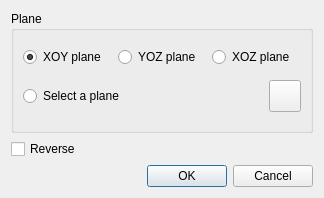
<?xml version="1.0" encoding="UTF-8"?>
<ui version="4.0">
 <class>SketchPlaneDialog</class>
 <widget class="QDialog" name="SketchPlaneDialog">
  <property name="geometry">
   <rect>
    <x>0</x>
    <y>0</y>
    <width>324</width>
    <height>198</height>
   </rect>
  </property>
  <property name="windowTitle">
   <string>Sketch Plane</string>
  </property>
  <layout class="QGridLayout" name="gridLayout_2">
   <item row="0" column="0">
    <widget class="QGroupBox" name="groupBox_2">
     <property name="title">
      <string>Plane</string>
     </property>
     <layout class="QGridLayout" name="gridLayout">
      <item row="0" column="0">
       <layout class="QHBoxLayout" name="horizontalLayout_4">
        <item>
         <widget class="QRadioButton" name="radioButtonXOY">
          <property name="text">
           <string>XOY plane</string>
          </property>
          <property name="checked">
           <bool>true</bool>
          </property>
         </widget>
        </item>
        <item>
         <widget class="QRadioButton" name="radioButtonYOZ">
          <property name="text">
           <string>YOZ plane</string>
          </property>
         </widget>
        </item>
        <item>
         <widget class="QRadioButton" name="radioButtonXOZ">
          <property name="text">
           <string>XOZ plane</string>
          </property>
          <property name="checked">
           <bool>false</bool>
          </property>
         </widget>
        </item>
       </layout>
      </item>
      <item row="1" column="0">
       <layout class="QHBoxLayout" name="horizontalLayout">
        <item>
         <widget class="QRadioButton" name="radioButtonUser">
          <property name="text">
           <string>Select a plane</string>
          </property>
         </widget>
        </item>
        <item>
         <widget class="QPushButton" name="geoSelectSurface">
          <property name="minimumSize">
           <size>
            <width>32</width>
            <height>32</height>
           </size>
          </property>
          <property name="maximumSize">
           <size>
            <width>32</width>
            <height>32</height>
           </size>
          </property>
          <property name="styleSheet">
           <string notr="true">background-image: url(:/QUI/geometry/selectface.png);</string>
          </property>
          <property name="text">
           <string/>
          </property>
         </widget>
        </item>
       </layout>
      </item>
     </layout>
    </widget>
   </item>
   <item row="1" column="0">
    <widget class="QCheckBox" name="checkBoxReverse">
     <property name="text">
      <string>Reverse</string>
     </property>
    </widget>
   </item>
   <item row="2" column="0">
    <widget class="QDialogButtonBox" name="buttonBox">
     <property name="orientation">
      <enum>Qt::Horizontal</enum>
     </property>
     <property name="standardButtons">
      <set>QDialogButtonBox::Cancel|QDialogButtonBox::Ok</set>
     </property>
    </widget>
   </item>
  </layout>
 </widget>
 <resources>
  <include location="../qrc/qianfan.qrc"/>
 </resources>
 <connections>
  <connection>
   <sender>buttonBox</sender>
   <signal>accepted()</signal>
   <receiver>SketchPlaneDialog</receiver>
   <slot>accept()</slot>
   <hints>
    <hint type="sourcelabel">
     <x>248</x>
     <y>254</y>
    </hint>
    <hint type="destinationlabel">
     <x>157</x>
     <y>274</y>
    </hint>
   </hints>
  </connection>
  <connection>
   <sender>buttonBox</sender>
   <signal>rejected()</signal>
   <receiver>SketchPlaneDialog</receiver>
   <slot>reject()</slot>
   <hints>
    <hint type="sourcelabel">
     <x>316</x>
     <y>260</y>
    </hint>
    <hint type="destinationlabel">
     <x>286</x>
     <y>274</y>
    </hint>
   </hints>
  </connection>
 </connections>
</ui>
